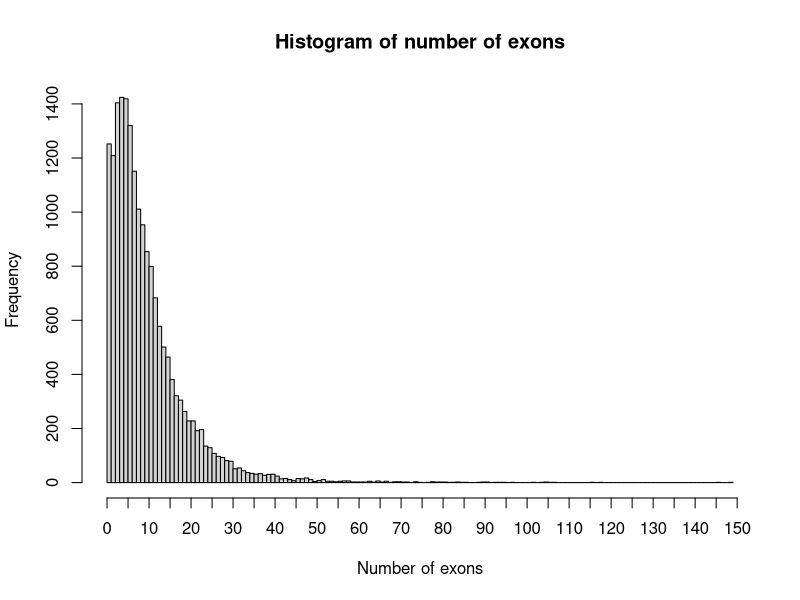
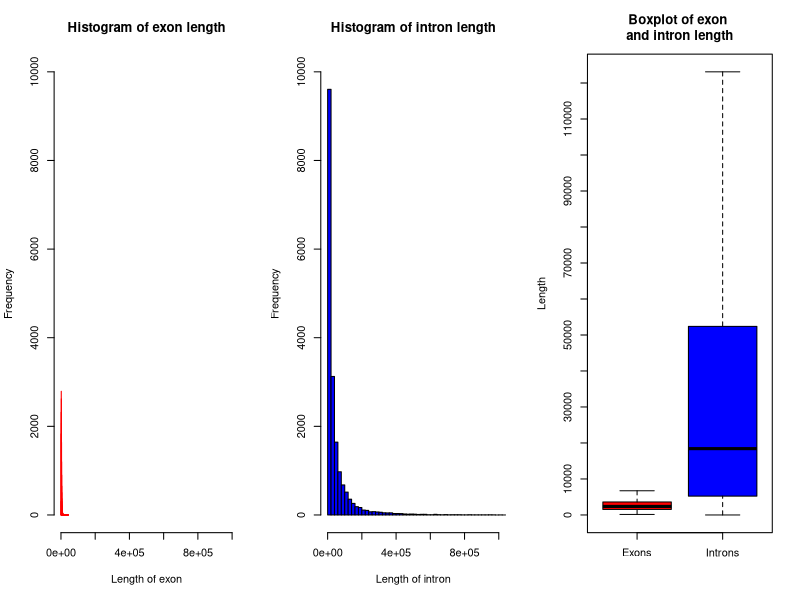
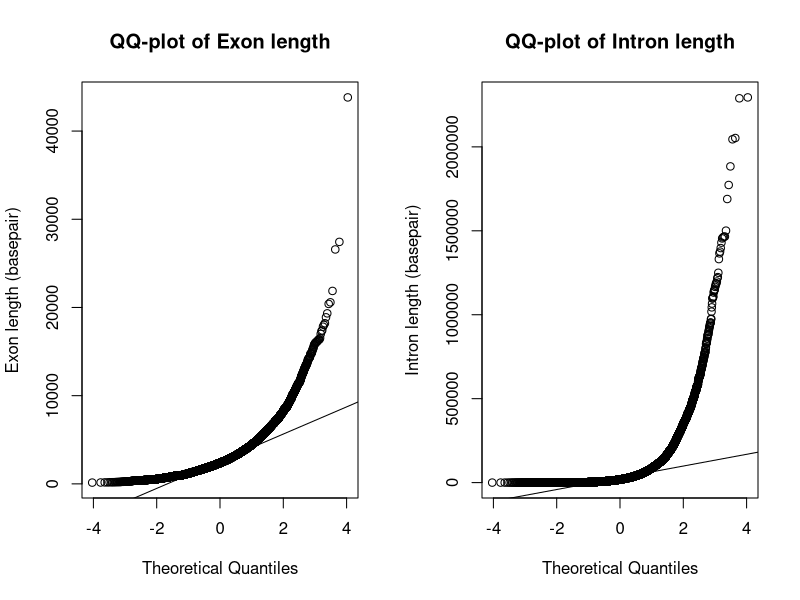
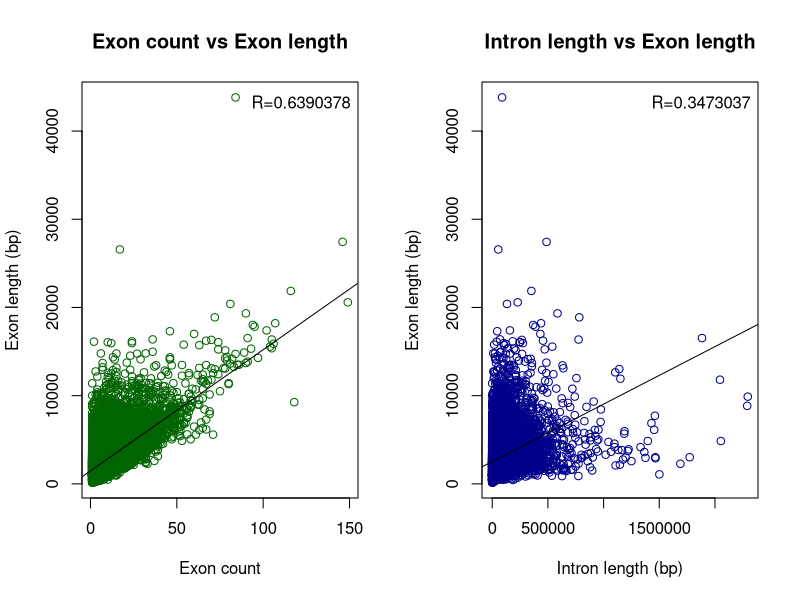

These figures' R source, in order:
## ---- chunk 1
knitr::opts_chunk$set(echo = TRUE)
## ---- chunk 2
# clearing R-history and reading data
rm(list=ls())
gene_lengths<-read.table("gene_lengths_v2.txt", header=T)
## ---- chunk 3
hist(gene_lengths$exon_count, breaks=seq(0,max(gene_lengths$exon_count),by=1), xaxt="n",
     main="Histogram of number of exons", xlab="Number of exons")  
axis(side=1, at=seq(0,150,5), labels=T)

## ---- chunk 4
gene_lengths$intron_length<-gene_lengths$genome_length-gene_lengths$mrna_length
head(gene_lengths, n=3)
## ---- chunk 5
par(mfrow=c(1,3))
# Exon length histogram
hist(gene_lengths$mrna_length, col="red",xlim=c(0,1000000), ylim=c(0,10000), breaks=100, 
     main="Histogram of exon length", ylab="Frequency", 
     xlab="Length of exon", border="red")

# Intron_length histogram: 
hist(gene_lengths$intron_length,col="blue",xlim=c(0,1000000), ylim=c(0,10000),
     breaks=100, main="Histogram of intron length", ylab="Frequency", 
xlab="Length of intron")

# Boxplot for exon and intron length:
boxplot(gene_lengths$mrna_length, gene_lengths$intron_length,
col=c("red","blue"),names=c("Exons","Introns"), main="Boxplot of exon 
and intron length", ylab="Length", outline = F, yaxt="n")
axis(side=2, at=seq(0,120000,10000), labels=T)
## ---- chunk 6
par(mfrow=c(1,2))
#QQ_plot for exon length
qqnorm(gene_lengths$mrna_length,ylab="Exon length (basepair)",
       main="QQ-plot of Exon length")
qqline(gene_lengths$mrna_length)
#QQ_plot for intron length       
qqnorm(gene_lengths$intron_length,ylab="Intron length (basepair)",
       main="QQ-plot of Intron length")
qqline(gene_lengths$intron_length)
## ---- chunk 7
wilcox.test(gene_lengths$mrna_length,gene_lengths$intron_length,paired=T)
## ---- chunk 8
cor(gene_lengths$mrna_length,gene_lengths$exon_count,method="pearson")
## ---- chunk 9
cor(gene_lengths$mrna_length,gene_lengths$intron_length,method="pearson")
## ---- chunk 10
par(mfrow=c(1,2))

lm_exons<-lm(gene_lengths$mrna_length~gene_lengths$exon_count)
plot(gene_lengths$exon_count, gene_lengths$mrna_length, col="dark green", 
     main = "Exon count vs Exon length",
     xlab = "Exon count", ylab = "Exon length (bp)")
     legend("topright", "R=0.6390378", bty="n")
     abline(lm_exons, col="black")

lm_intron_length<-lm(gene_lengths$mrna_length~gene_lengths$intron_length)
plot(gene_lengths$intron_length, gene_lengths$mrna_length, col=" dark blue",
     main = "Intron length vs Exon length",
     xlab = "Intron length (bp)", ylab = "Exon length (bp)")
     legend("topright", "R=0.3473037", bty="n")
     abline(lm_intron_length, col="black")
## ---- chunk 11
gene_lengths[which.max(gene_lengths$mrna_length),c(1,2,4)]
## ---- chunk 12
longest_mrna_l<-max(gene_lengths$mrna_length)
mrna_l <- gene_lengths$mrna_length
count_genes <- function(vector_l, x1, x2){
  count <- sum(vector_l > x1 & vector_l <= x2)
  total_mrna_count <- length(vector_l)
  return(count/total_mrna_count)
}
# Test the function with:
count_genes(mrna_l, x1=0, x2=longest_mrna_l)
count_genes(mrna_l, x1=10000, x2=longest_mrna_l)
count_genes(mrna_l, x1=1000, x2=10000)
count_genes(mrna_l, x1=100, x2=1000)
count_genes(mrna_l, x1=0, x2=100)
